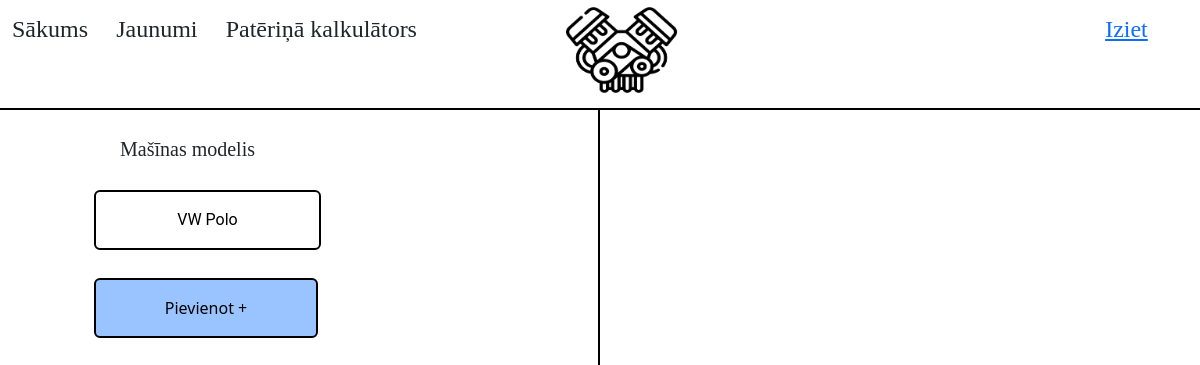
/main/index.html (signed in), run on an earlier commit of the app's database.
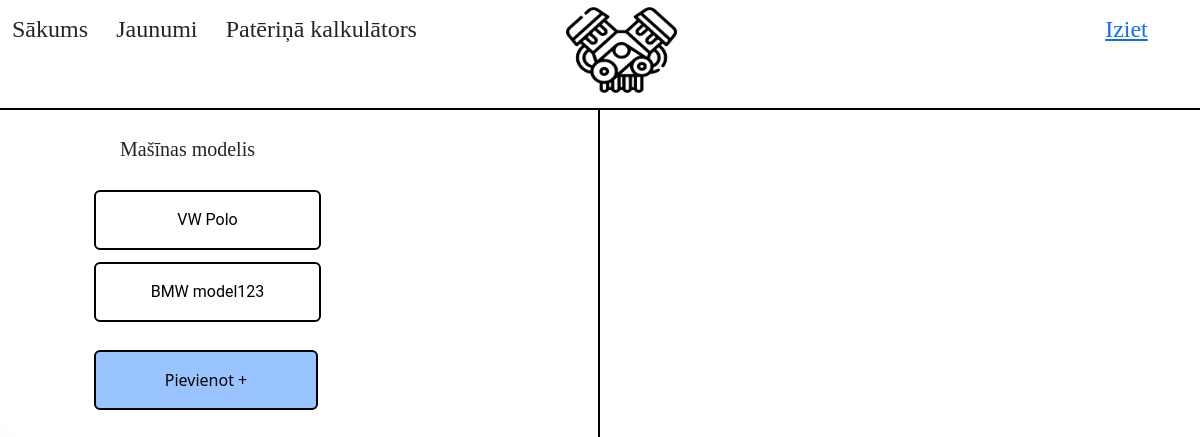
And on a later commit of the database.
### main/models.py (models this page shows, shortened)
class Car(models.Model):
    userId = models.ForeignKey(login_models.User, on_delete=models.CASCADE)
    manufacturer = models.CharField(max_length=50)
    model = models.CharField(max_length=50)
    kilometrage = models.IntegerField()
    year = models.IntegerField()
    checkDate = models.DateField()
    nextCheckDate = models.DateField()
    fuel = models.CharField(max_length=30, default="Dīzelis")
    engineVol = models.FloatField(default=1.5)
    def main_info(self):
        return {'kilometrage' : self.kilometrage,
                'manufactur date': self.year,
                'Last check date' : self.checkDate,
                'Next check date' :self.nextCheckDate,
                'Type of fuel' :self.fuel,
                'Engine volume' : self.engineVol}
    def get_car_parts(self):
        return Part.objects.filter(carId = self.pk)

### main/views.py (the view)
# urls.py: path('main/', include('main.urls'))
def main(request):
    error = ''
    if 'user' in request.session:
        car_details = get_cars_details(request)
        context = {'error' : error} | car_details
        context = context | {'update_form': UpdatePartForm()}
        context = context | {'new_car_form' : NewCarForm()}
    else:
        error = "You are not logged in"
        return render (request, "index.html", {'error' : error })
    return render (request, "index.html", context)

### main/views.py (called while the page is built)
def get_cars_details(request):
    if 'user' in request.session:
        logged_user = User.objects.get(pk = request.session['user'])
        cars = Car.objects.filter(userId = logged_user)
        parts = Part.objects.filter(carId__in = cars)
        part_types = PartsType.objects.all()
        return {'cars' : cars, 'parts' : parts, 'part_types': part_types}

### main/templates/index.html (shortened to what this page needs)
<!doctype html>
<html lang="en">
  <head>
    {% load static %}
    <link href="https://cdn.jsdelivr.net/npm/bootstrap@5.1.3/dist/css/bootstrap.min.css" rel="stylesheet">
  </head>
  <body style="background: linear-gradient(189.63deg, #FFFFFF 45.05%, #E4EBF5 100%); ">
    <div style="position: fixed; width: 100vw; background: #FFFFFF; height: 110px; border-bottom: 2px solid #000000;  z-index: 5;">
      <h1 class="text-start" style="display:inline-block; padding-left: 1vw; font: 2vw cormorant; padding-top: 2vh;">Sākums</h1>
      <h1 class="text-center" style="display:inline-block; padding-left: 2vw; font: 2vw cormorant;">Jaunumi</h1>
      <h1 class="text-end" style="display:inline-block; padding-left: 2vw; font: 2vw cormorant;" >Patēriņā kalkulātors</h1>
      <a href="../login/login.html" style="display:inline-block; padding-left: 57vw; font: 2vw cormorant;">Iziet</a>
    </div>
    <img src="{% static 'img/logo.png' %}" alt="" class="text-center" style=" position: fixed; width:111px; height:100px;  z-index: 6; margin-left: 47.2vw; margin-right: auto;">
    <div style="width: 100%; height: 110px; z-index: 2; "></div>
    <div style="position: fixed; width: 50vw; height: 100vh;  margin-top: 0px;  border-right: 2px solid #000000;  " >
      <div style="padding-top: 3.5vh; padding-bottom: 0.08vh; padding-left: 4vw; font: 20px cormorant;">
        <p style="display:inline-block; padding-left: 6vw;"><font face = "Cormorant SC">Mašīnas modelis</font></p>
      </div>
      <div class="row" style="padding-left: 4vw; padding-right: 4vw;">
        <div class = "col-4">
          {% for car in cars %}
          <div class="row" style="padding-left: 4vw; padding-right: 4vw; padding-top: 1.5vh; width: 343px;">
            <button class="col" id="car" data-carId = {{ car.pk }} style="background-color: #FFFFFF; border: 2px solid #000000; margin-left: 10px; margin-right: 10px; border-radius: 6px; width: 343px; height: 60px; text-align: center; " onclick="changeColor('car')">
              <font face = "Roboto">{{ car.manufacturer }}  {{ car.model }}</font>
            </button>
          </div>
          {% endfor %}
          <div class="row" style="padding-left: 4vw; padding-right: 4vw; padding-top: 3.5vh; width: 320px;">
            <button onclick= "$('#newCarForm').show()" style="background-color: #99C4FF; border: 2px solid #000000; margin-left: 10px; margin-right: 10px; border-radius: 6px; width: 343px;; height: 60px; text-align: center; ">
              Pievienot +
            </button>
          </div>
          </div>
          <div class = "col-4" >
        </div>
      </div>
      </div>
  <div style="width: 50%; height: 130vh; margin-left: 50%; ">
    </div>
  </body>
</html>

What changed in the data, as far as the page shows it:
added Car: manufacturer "BMW", model "model123"
